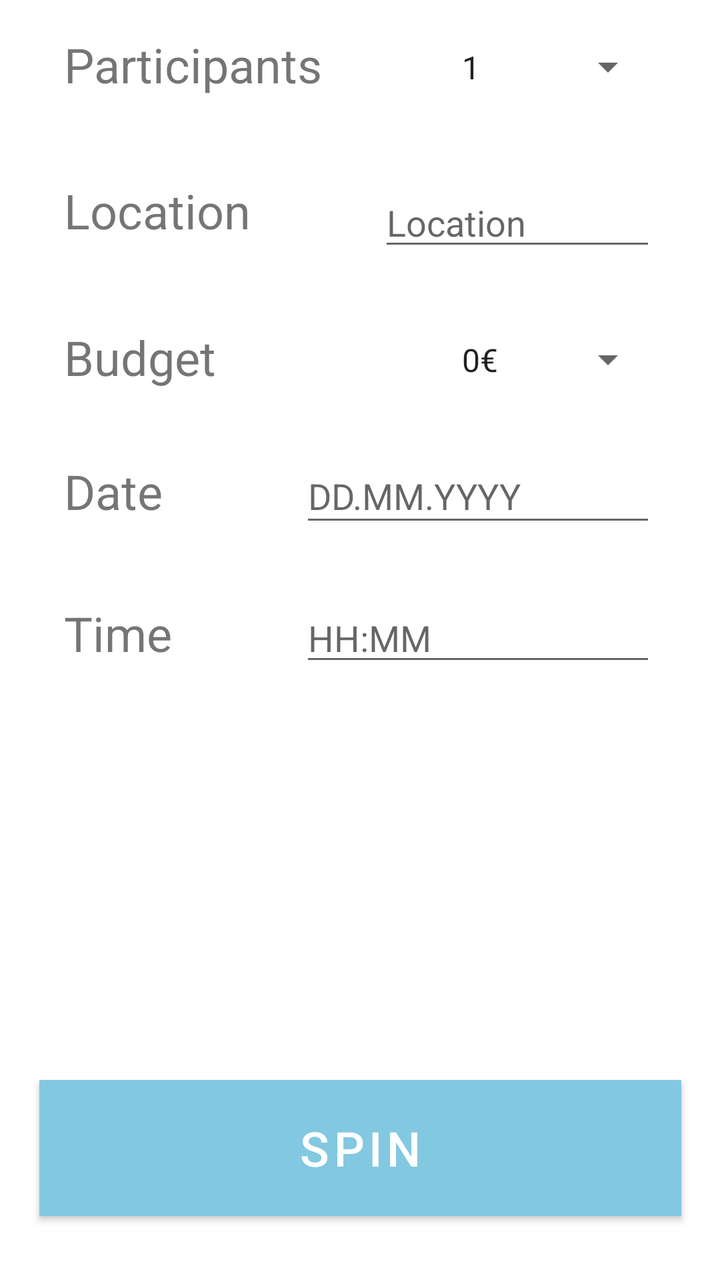
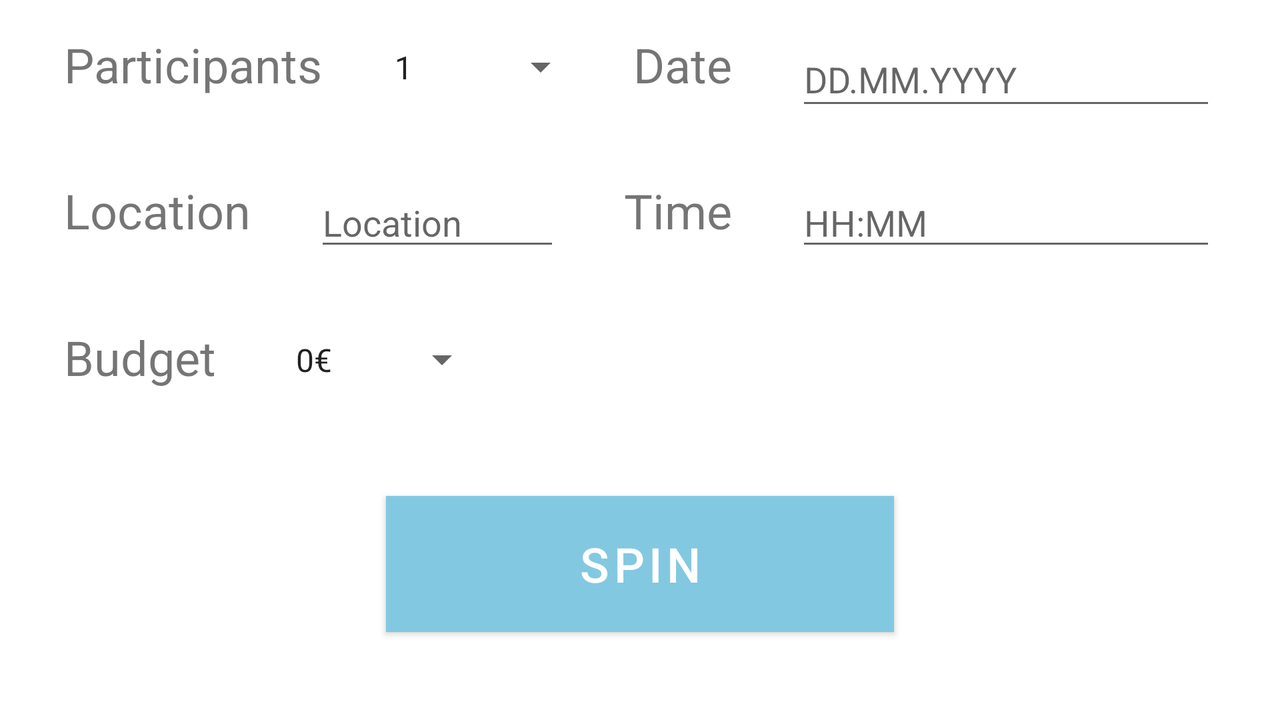

The same Android screen from two of the app's own layout files: first res/layout/ as a phone draws it, then the repository's variant for another configuration, drawn on a device whose configuration selects that folder. Both files follow.
<!-- AndroidManifest.xml: application theme AppTheme -->
<!-- res/layout/content_main.xml -->
<?xml version="1.0" encoding="utf-8"?>
<android.support.constraint.ConstraintLayout
    xmlns:android="http://schemas.android.com/apk/res/android"
    xmlns:tools="http://schemas.android.com/tools"
    xmlns:app="http://schemas.android.com/apk/res-auto"
    android:layout_width="match_parent"
    android:layout_height="match_parent"
    app:layout_behavior="@string/appbar_scrolling_view_behavior"
    tools:showIn="@layout/app_bar_main"
    tools:context=".MainActivity">

    <Button
        android:id="@+id/searchscreenSearch_button"
        style="@style/Widget.MaterialComponents.Button"
        android:layout_width="321dp"
        android:layout_height="68dp"
        android:layout_marginStart="45dp"
        android:layout_marginLeft="45dp"
        android:layout_marginEnd="45dp"
        android:layout_marginRight="45dp"
        android:layout_marginBottom="32dp"
        android:background="@color/colorPrimary"
        android:onClick="spin"
        android:text="@string/search"
        android:textColor="@android:color/background_light"
        android:textSize="24sp"
        app:backgroundTint="@color/colorPrimary"
        app:backgroundTintMode="src_over"
        app:layout_constraintBottom_toBottomOf="parent"
        app:layout_constraintEnd_toEndOf="parent"
        app:layout_constraintStart_toStartOf="parent" />

    <Spinner
        android:id="@+id/searchscreenParticipants_spinner"
        android:layout_width="105dp"
        android:layout_height="35dp"
        android:layout_marginTop="16dp"
        android:layout_marginEnd="32dp"
        android:layout_marginRight="32dp"
        android:dropDownWidth="match_parent"
        android:entries="@array/values_participants"
        android:spinnerMode="dialog"
        app:layout_constraintEnd_toEndOf="parent"
        app:layout_constraintTop_toTopOf="parent" />

    <TextView
        android:id="@+id/searchscreenParticipants_textView"
        android:layout_width="135dp"
        android:layout_height="41dp"
        android:layout_marginStart="32dp"
        android:layout_marginLeft="32dp"
        android:layout_marginTop="16dp"
        android:text="@string/participants"
        android:textSize="24sp"
        app:layout_constraintStart_toStartOf="parent"
        app:layout_constraintTop_toTopOf="parent" />

    <Spinner
        android:id="@+id/searchscreenBudget_spinner"
        android:layout_width="105dp"
        android:layout_height="35dp"
        android:layout_marginTop="32dp"
        android:layout_marginEnd="32dp"
        android:layout_marginRight="32dp"
        android:dropDownWidth="match_parent"
        android:entries="@array/values_budget"
        android:spinnerMode="dialog"
        app:layout_constraintEnd_toEndOf="parent"
        app:layout_constraintTop_toBottomOf="@+id/searchscreenLocation_editText" />

    <TextView
        android:id="@+id/searchscreenBudget_textView"
        android:layout_width="wrap_content"
        android:layout_height="wrap_content"
        android:layout_marginStart="32dp"
        android:layout_marginLeft="32dp"
        android:layout_marginTop="32dp"
        android:text="@string/budget"
        android:textSize="24sp"
        app:layout_constraintStart_toStartOf="parent"
        app:layout_constraintTop_toBottomOf="@+id/searchscreenLocation_editText" />

    <TextView
        android:id="@+id/searchscreenLocation_textView"
        android:layout_width="wrap_content"
        android:layout_height="wrap_content"
        android:layout_marginStart="32dp"
        android:layout_marginLeft="32dp"
        android:layout_marginTop="32dp"
        android:text="@string/location"
        android:textSize="24sp"
        app:layout_constraintStart_toStartOf="parent"
        app:layout_constraintTop_toBottomOf="@+id/searchscreenParticipants_textView" />

    <TextView
        android:id="@+id/searchscreenDate_textView"
        android:layout_width="wrap_content"
        android:layout_height="wrap_content"
        android:layout_marginStart="32dp"
        android:layout_marginLeft="32dp"
        android:layout_marginTop="32dp"
        android:text="@string/date"
        android:textSize="24sp"
        app:layout_constraintStart_toStartOf="parent"
        app:layout_constraintTop_toBottomOf="@+id/searchscreenBudget_spinner" />

    <TextView
        android:id="@+id/searchscreenTime_textView"
        android:layout_width="wrap_content"
        android:layout_height="wrap_content"
        android:layout_marginStart="32dp"
        android:layout_marginLeft="32dp"
        android:layout_marginTop="32dp"
        android:text="@string/time"
        android:textSize="24sp"
        app:layout_constraintStart_toStartOf="parent"
        app:layout_constraintTop_toBottomOf="@+id/searchscreenDate_editText" />

    <EditText
        android:id="@+id/searchscreenDate_editText"
        android:layout_width="0dp"
        android:layout_height="44dp"
        android:layout_marginStart="64dp"
        android:layout_marginLeft="64dp"
        android:layout_marginEnd="32dp"
        android:layout_marginRight="32dp"
        android:autofillHints=""
        android:ems="10"
        android:hint="@string/dd.mm.yyyy"
        android:inputType="date"
        app:layout_constraintBaseline_toBaselineOf="@+id/searchscreenDate_textView"
        app:layout_constraintEnd_toEndOf="parent"
        app:layout_constraintStart_toEndOf="@+id/searchscreenTime_textView" />

    <EditText
        android:id="@+id/searchscreenTime_editText"
        android:layout_width="0dp"
        android:layout_height="wrap_content"
        android:layout_marginStart="64dp"
        android:layout_marginLeft="64dp"
        android:layout_marginEnd="32dp"
        android:layout_marginRight="32dp"
        android:autofillHints=""
        android:ems="10"
        android:hint="@string/hh_mm"
        android:inputType="time"
        app:layout_constraintBaseline_toBaselineOf="@+id/searchscreenTime_textView"
        app:layout_constraintEnd_toEndOf="parent"
        app:layout_constraintStart_toEndOf="@+id/searchscreenTime_textView" />

    <EditText
        android:id="@+id/searchscreenLocation_editText"
        android:layout_width="0dp"
        android:layout_height="wrap_content"
        android:layout_marginStart="64dp"
        android:layout_marginLeft="64dp"
        android:layout_marginTop="32dp"
        android:layout_marginEnd="32dp"
        android:layout_marginRight="32dp"
        android:ems="10"
        android:hint="@string/location"
        android:inputType="text"
        app:layout_constraintEnd_toEndOf="parent"
        app:layout_constraintStart_toEndOf="@+id/searchscreenLocation_textView"
        app:layout_constraintTop_toBottomOf="@+id/searchscreenParticipants_textView" />

</android.support.constraint.ConstraintLayout>
<!-- res/layout/app_bar_main.xml (included above) -->
<?xml version="1.0" encoding="utf-8"?>
<android.support.design.widget.CoordinatorLayout
    xmlns:android="http://schemas.android.com/apk/res/android"
    xmlns:app="http://schemas.android.com/apk/res-auto"
    xmlns:tools="http://schemas.android.com/tools"
    android:layout_width="match_parent"
    android:layout_height="match_parent"
    tools:context=".MainActivity">

    <android.support.design.widget.AppBarLayout
        android:layout_height="wrap_content"
        android:layout_width="match_parent"
        android:theme="@style/AppTheme.AppBarOverlay">

        <android.support.v7.widget.Toolbar
            android:id="@+id/toolbar"
            android:layout_width="match_parent"
            android:layout_height="?attr/actionBarSize"
            android:background="?attr/colorPrimary"
            app:popupTheme="@style/AppTheme.PopupOverlay">

            <TextView
                android:id="@+id/toolbar_title"
                android:layout_width="wrap_content"
                android:layout_height="wrap_content"
                android:layout_gravity="center"
                android:textColor="@android:color/background_light"
                android:textSize="24sp"
                tools:layout_editor_absoluteX="166dp"
                tools:layout_editor_absoluteY="18dp" />

        </android.support.v7.widget.Toolbar>


    </android.support.design.widget.AppBarLayout>

    <include layout="@layout/content_main"/>

</android.support.design.widget.CoordinatorLayout>
<!-- resources referenced by this layout -->
<resources>
  <string-array name="values_budget">
          <item>0€</item>
          <item>5€</item>
          <item>10€</item>
          <item>20€</item>
          <item>25€</item>
          <item>40€</item>
          <item>60€</item>
          <item>100€</item>
      </string-array>
  <string-array name="values_participants">
          <item>1</item>
          <item>2</item>
          <item>3</item>
          <item>4</item>
          <item>5</item>
          <item>6</item>
          <item>7</item>
          <item>8</item>
          <item>9</item>
          <item>10</item>
      </string-array>
  <color name="colorPrimary">#83C8E1</color>
  <string name="budget">Budget</string>
  <string name="date">Date</string>
  <string name="dd.mm.yyyy" translatable="false">DD.MM.YYYY</string>
  <string name="hh_mm" translatable="false">HH:MM</string>
  <string name="location">Location</string>
  <string name="participants">Participants</string>
  <string name="search" translatable="false">SPIN</string>
  <string name="time">Time</string>
  <style name="AppTheme.AppBarOverlay" parent="ThemeOverlay.AppCompat.Dark.ActionBar" />
  <style name="AppTheme.PopupOverlay" parent="ThemeOverlay.AppCompat.Light" />
  <style name="AppTheme" parent="Theme.MaterialComponents.Light.DarkActionBar">
          
          <item name="colorPrimary">@color/colorPrimary</item>
          <item name="colorPrimaryDark">@color/colorPrimaryDark</item>
          <item name="colorAccent">@color/colorAccent</item>
      </style>
  <color name="colorPrimaryDark">#5197af</color>
  <color name="colorAccent">#BDBDBD</color>
</resources>
<!-- res/layout-land/content_main.xml (the repository's variant of the layout above) -->
<!-- drawn on the phone turned sideways -->
<?xml version="1.0" encoding="utf-8"?>
<android.support.constraint.ConstraintLayout
    xmlns:android="http://schemas.android.com/apk/res/android"
    xmlns:tools="http://schemas.android.com/tools"
    xmlns:app="http://schemas.android.com/apk/res-auto"
    android:layout_width="match_parent"
    android:layout_height="match_parent"
    app:layout_behavior="@string/appbar_scrolling_view_behavior"
    tools:showIn="@layout/app_bar_main"
    tools:context=".MainActivity">

    <Button
        android:id="@+id/searchscreenSearch_button"
        style="@style/Widget.MaterialComponents.Button"
        android:layout_width="254dp"
        android:layout_height="68dp"
        android:layout_marginStart="32dp"
        android:layout_marginLeft="32dp"
        android:layout_marginEnd="32dp"
        android:layout_marginRight="32dp"
        android:layout_marginBottom="44dp"
        android:background="@color/colorPrimary"
        android:onClick="spin"
        android:text="@string/search"
        android:textColor="@android:color/background_light"
        android:textSize="24sp"
        app:backgroundTint="@color/colorPrimary"
        app:backgroundTintMode="src_over"
        app:layout_constraintBottom_toBottomOf="parent"
        app:layout_constraintEnd_toEndOf="parent"
        app:layout_constraintStart_toStartOf="parent" />

    <Spinner
        android:id="@+id/searchscreenParticipants_spinner"
        android:layout_width="105dp"
        android:layout_height="35dp"
        android:layout_marginStart="32dp"
        android:layout_marginLeft="32dp"
        android:layout_marginTop="16dp"
        android:layout_marginEnd="32dp"
        android:layout_marginRight="32dp"
        android:dropDownWidth="match_parent"
        android:entries="@array/values_participants"
        android:spinnerMode="dialog"
        app:layout_constraintEnd_toStartOf="@+id/searchscreenDate_textView"
        app:layout_constraintStart_toEndOf="@+id/searchscreenParticipants_textView"
        app:layout_constraintTop_toTopOf="parent" />

    <TextView
        android:id="@+id/searchscreenParticipants_textView"
        android:layout_width="135dp"
        android:layout_height="41dp"
        android:layout_marginStart="32dp"
        android:layout_marginLeft="32dp"
        android:layout_marginTop="16dp"
        android:text="@string/participants"
        android:textSize="24sp"
        app:layout_constraintStart_toStartOf="parent"
        app:layout_constraintTop_toTopOf="parent" />

    <Spinner
        android:id="@+id/searchscreenBudget_spinner"
        android:layout_width="105dp"
        android:layout_height="35dp"
        android:layout_marginStart="32dp"
        android:layout_marginLeft="32dp"
        android:layout_marginTop="32dp"
        android:dropDownWidth="match_parent"
        android:entries="@array/values_budget"
        android:spinnerMode="dialog"
        app:layout_constraintStart_toEndOf="@+id/searchscreenBudget_textView"
        app:layout_constraintTop_toBottomOf="@+id/searchscreenLocation_editText" />

    <TextView
        android:id="@+id/searchscreenBudget_textView"
        android:layout_width="wrap_content"
        android:layout_height="wrap_content"
        android:layout_marginStart="32dp"
        android:layout_marginLeft="32dp"
        android:layout_marginTop="32dp"
        android:text="@string/budget"
        android:textSize="24sp"
        app:layout_constraintStart_toStartOf="parent"
        app:layout_constraintTop_toBottomOf="@+id/searchscreenLocation_editText" />

    <TextView
        android:id="@+id/searchscreenLocation_textView"
        android:layout_width="wrap_content"
        android:layout_height="wrap_content"
        android:layout_marginStart="32dp"
        android:layout_marginLeft="32dp"
        android:layout_marginTop="32dp"
        android:text="@string/location"
        android:textSize="24sp"
        app:layout_constraintStart_toStartOf="parent"
        app:layout_constraintTop_toBottomOf="@+id/searchscreenParticipants_textView" />

    <TextView
        android:id="@+id/searchscreenDate_textView"
        android:layout_width="wrap_content"
        android:layout_height="wrap_content"
        android:layout_marginTop="16dp"
        android:layout_marginEnd="32dp"
        android:layout_marginRight="32dp"
        android:text="@string/date"
        android:textSize="24sp"
        app:layout_constraintEnd_toStartOf="@+id/searchscreenDate_editText"
        app:layout_constraintTop_toTopOf="parent" />

    <TextView
        android:id="@+id/searchscreenTime_textView"
        android:layout_width="wrap_content"
        android:layout_height="wrap_content"
        android:layout_marginTop="32dp"
        android:layout_marginEnd="32dp"
        android:layout_marginRight="32dp"
        android:text="@string/time"
        android:textSize="24sp"
        app:layout_constraintEnd_toStartOf="@+id/searchscreenTime_editText"
        app:layout_constraintTop_toBottomOf="@+id/searchscreenParticipants_textView" />

    <EditText
        android:id="@+id/searchscreenDate_editText"
        android:layout_width="0dp"
        android:layout_height="44dp"
        android:layout_marginTop="16dp"
        android:layout_marginEnd="32dp"
        android:layout_marginRight="32dp"
        android:autofillHints=""
        android:ems="10"
        android:hint="@string/dd.mm.yyyy"
        android:inputType="date"
        app:layout_constraintEnd_toEndOf="parent"
        app:layout_constraintTop_toTopOf="parent" />

    <EditText
        android:id="@+id/searchscreenTime_editText"
        android:layout_width="0dp"
        android:layout_height="wrap_content"
        android:layout_marginTop="32dp"
        android:layout_marginEnd="32dp"
        android:layout_marginRight="32dp"
        android:autofillHints=""
        android:ems="10"
        android:hint="@string/hh_mm"
        android:inputType="time"
        app:layout_constraintEnd_toEndOf="parent"
        app:layout_constraintTop_toBottomOf="@+id/searchscreenParticipants_textView" />

    <EditText
        android:id="@+id/searchscreenLocation_editText"
        android:layout_width="0dp"
        android:layout_height="wrap_content"
        android:layout_marginStart="32dp"
        android:layout_marginLeft="32dp"
        android:layout_marginTop="32dp"
        android:layout_marginEnd="32dp"
        android:layout_marginRight="32dp"
        android:ems="10"
        android:hint="@string/location"
        android:inputType="text"
        app:layout_constraintEnd_toStartOf="@+id/searchscreenTime_textView"
        app:layout_constraintStart_toEndOf="@+id/searchscreenLocation_textView"
        app:layout_constraintTop_toBottomOf="@+id/searchscreenParticipants_textView" />

</android.support.constraint.ConstraintLayout>
<!-- res/layout/content_main.xml (included above) -->
<?xml version="1.0" encoding="utf-8"?>
<android.support.constraint.ConstraintLayout
    xmlns:android="http://schemas.android.com/apk/res/android"
    xmlns:tools="http://schemas.android.com/tools"
    xmlns:app="http://schemas.android.com/apk/res-auto"
    android:layout_width="match_parent"
    android:layout_height="match_parent"
    app:layout_behavior="@string/appbar_scrolling_view_behavior"
    tools:showIn="@layout/app_bar_main"
    tools:context=".MainActivity">

    <Button
        android:id="@+id/searchscreenSearch_button"
        style="@style/Widget.MaterialComponents.Button"
        android:layout_width="321dp"
        android:layout_height="68dp"
        android:layout_marginStart="45dp"
        android:layout_marginLeft="45dp"
        android:layout_marginEnd="45dp"
        android:layout_marginRight="45dp"
        android:layout_marginBottom="32dp"
        android:background="@color/colorPrimary"
        android:onClick="spin"
        android:text="@string/search"
        android:textColor="@android:color/background_light"
        android:textSize="24sp"
        app:backgroundTint="@color/colorPrimary"
        app:backgroundTintMode="src_over"
        app:layout_constraintBottom_toBottomOf="parent"
        app:layout_constraintEnd_toEndOf="parent"
        app:layout_constraintStart_toStartOf="parent" />

    <Spinner
        android:id="@+id/searchscreenParticipants_spinner"
        android:layout_width="105dp"
        android:layout_height="35dp"
        android:layout_marginTop="16dp"
        android:layout_marginEnd="32dp"
        android:layout_marginRight="32dp"
        android:dropDownWidth="match_parent"
        android:entries="@array/values_participants"
        android:spinnerMode="dialog"
        app:layout_constraintEnd_toEndOf="parent"
        app:layout_constraintTop_toTopOf="parent" />

    <TextView
        android:id="@+id/searchscreenParticipants_textView"
        android:layout_width="135dp"
        android:layout_height="41dp"
        android:layout_marginStart="32dp"
        android:layout_marginLeft="32dp"
        android:layout_marginTop="16dp"
        android:text="@string/participants"
        android:textSize="24sp"
        app:layout_constraintStart_toStartOf="parent"
        app:layout_constraintTop_toTopOf="parent" />

    <Spinner
        android:id="@+id/searchscreenBudget_spinner"
        android:layout_width="105dp"
        android:layout_height="35dp"
        android:layout_marginTop="32dp"
        android:layout_marginEnd="32dp"
        android:layout_marginRight="32dp"
        android:dropDownWidth="match_parent"
        android:entries="@array/values_budget"
        android:spinnerMode="dialog"
        app:layout_constraintEnd_toEndOf="parent"
        app:layout_constraintTop_toBottomOf="@+id/searchscreenLocation_editText" />

    <TextView
        android:id="@+id/searchscreenBudget_textView"
        android:layout_width="wrap_content"
        android:layout_height="wrap_content"
        android:layout_marginStart="32dp"
        android:layout_marginLeft="32dp"
        android:layout_marginTop="32dp"
        android:text="@string/budget"
        android:textSize="24sp"
        app:layout_constraintStart_toStartOf="parent"
        app:layout_constraintTop_toBottomOf="@+id/searchscreenLocation_editText" />

    <TextView
        android:id="@+id/searchscreenLocation_textView"
        android:layout_width="wrap_content"
        android:layout_height="wrap_content"
        android:layout_marginStart="32dp"
        android:layout_marginLeft="32dp"
        android:layout_marginTop="32dp"
        android:text="@string/location"
        android:textSize="24sp"
        app:layout_constraintStart_toStartOf="parent"
        app:layout_constraintTop_toBottomOf="@+id/searchscreenParticipants_textView" />

    <TextView
        android:id="@+id/searchscreenDate_textView"
        android:layout_width="wrap_content"
        android:layout_height="wrap_content"
        android:layout_marginStart="32dp"
        android:layout_marginLeft="32dp"
        android:layout_marginTop="32dp"
        android:text="@string/date"
        android:textSize="24sp"
        app:layout_constraintStart_toStartOf="parent"
        app:layout_constraintTop_toBottomOf="@+id/searchscreenBudget_spinner" />

    <TextView
        android:id="@+id/searchscreenTime_textView"
        android:layout_width="wrap_content"
        android:layout_height="wrap_content"
        android:layout_marginStart="32dp"
        android:layout_marginLeft="32dp"
        android:layout_marginTop="32dp"
        android:text="@string/time"
        android:textSize="24sp"
        app:layout_constraintStart_toStartOf="parent"
        app:layout_constraintTop_toBottomOf="@+id/searchscreenDate_editText" />

    <EditText
        android:id="@+id/searchscreenDate_editText"
        android:layout_width="0dp"
        android:layout_height="44dp"
        android:layout_marginStart="64dp"
        android:layout_marginLeft="64dp"
        android:layout_marginEnd="32dp"
        android:layout_marginRight="32dp"
        android:autofillHints=""
        android:ems="10"
        android:hint="@string/dd.mm.yyyy"
        android:inputType="date"
        app:layout_constraintBaseline_toBaselineOf="@+id/searchscreenDate_textView"
        app:layout_constraintEnd_toEndOf="parent"
        app:layout_constraintStart_toEndOf="@+id/searchscreenTime_textView" />

    <EditText
        android:id="@+id/searchscreenTime_editText"
        android:layout_width="0dp"
        android:layout_height="wrap_content"
        android:layout_marginStart="64dp"
        android:layout_marginLeft="64dp"
        android:layout_marginEnd="32dp"
        android:layout_marginRight="32dp"
        android:autofillHints=""
        android:ems="10"
        android:hint="@string/hh_mm"
        android:inputType="time"
        app:layout_constraintBaseline_toBaselineOf="@+id/searchscreenTime_textView"
        app:layout_constraintEnd_toEndOf="parent"
        app:layout_constraintStart_toEndOf="@+id/searchscreenTime_textView" />

    <EditText
        android:id="@+id/searchscreenLocation_editText"
        android:layout_width="0dp"
        android:layout_height="wrap_content"
        android:layout_marginStart="64dp"
        android:layout_marginLeft="64dp"
        android:layout_marginTop="32dp"
        android:layout_marginEnd="32dp"
        android:layout_marginRight="32dp"
        android:ems="10"
        android:hint="@string/location"
        android:inputType="text"
        app:layout_constraintEnd_toEndOf="parent"
        app:layout_constraintStart_toEndOf="@+id/searchscreenLocation_textView"
        app:layout_constraintTop_toBottomOf="@+id/searchscreenParticipants_textView" />

</android.support.constraint.ConstraintLayout>
